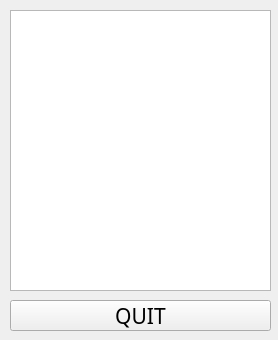
<?xml version="1.0" encoding="UTF-8"?>
<ui version="4.0">
 <class>Form</class>
 <widget class="QWidget" name="Form">
  <property name="geometry">
   <rect>
    <x>0</x>
    <y>0</y>
    <width>278</width>
    <height>340</height>
   </rect>
  </property>
  <property name="windowTitle">
   <string>View_INPUT</string>
  </property>
  <widget class="QPushButton" name="QuitBTN">
   <property name="geometry">
    <rect>
     <x>10</x>
     <y>300</y>
     <width>261</width>
     <height>31</height>
    </rect>
   </property>
   <property name="font">
    <font>
     <family>Agency FB</family>
     <pointsize>16</pointsize>
    </font>
   </property>
   <property name="text">
    <string>QUIT</string>
   </property>
  </widget>
  <widget class="QTextBrowser" name="Result">
   <property name="geometry">
    <rect>
     <x>10</x>
     <y>10</y>
     <width>261</width>
     <height>281</height>
    </rect>
   </property>
  </widget>
 </widget>
 <resources/>
 <connections/>
</ui>
